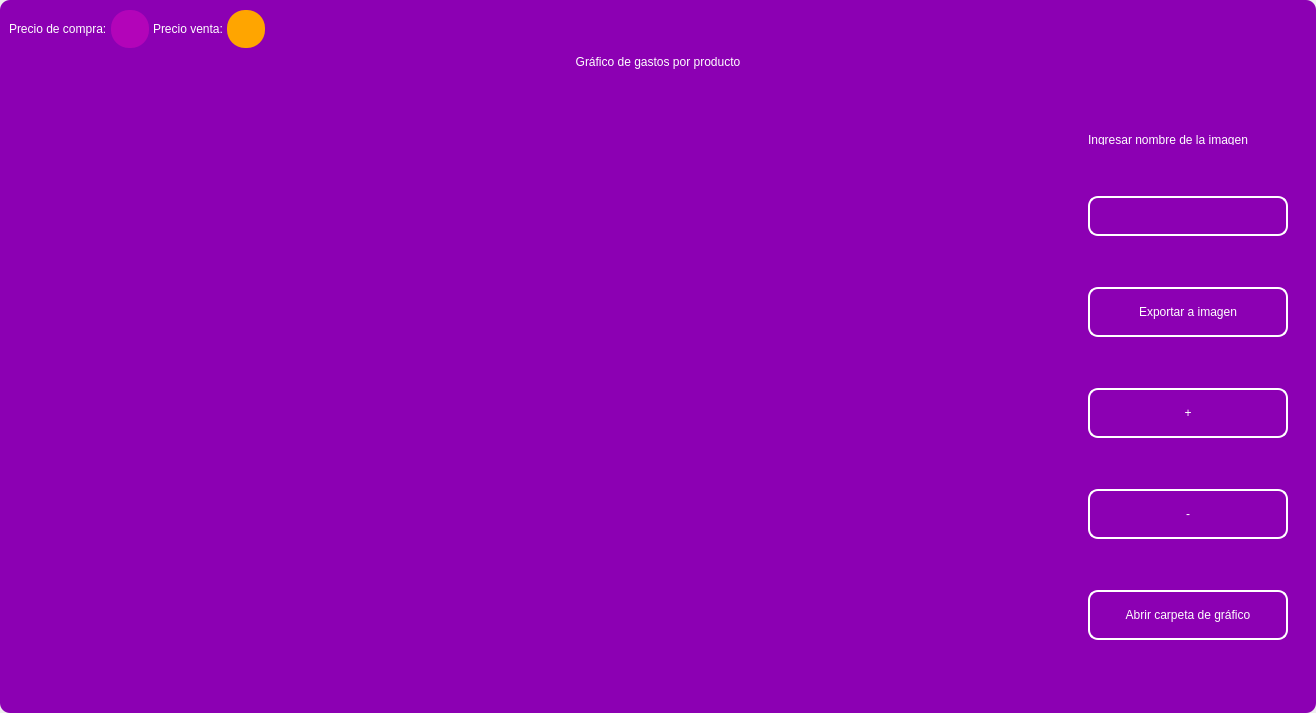
<?xml version="1.0" encoding="UTF-8"?>
<ui version="4.0">
 <class>MainWindow</class>
 <widget class="QMainWindow" name="MainWindow">
  <property name="geometry">
   <rect>
    <x>0</x>
    <y>0</y>
    <width>1316</width>
    <height>713</height>
   </rect>
  </property>
  <property name="windowTitle">
   <string>MainWindow</string>
  </property>
  <property name="styleSheet">
   <string notr="true"/>
  </property>
  <widget class="QWidget" name="centralwidget">
   <property name="styleSheet">
    <string notr="true"/>
   </property>
   <layout class="QVBoxLayout" name="verticalLayout">
    <property name="spacing">
     <number>0</number>
    </property>
    <property name="leftMargin">
     <number>0</number>
    </property>
    <property name="topMargin">
     <number>0</number>
    </property>
    <property name="rightMargin">
     <number>0</number>
    </property>
    <property name="bottomMargin">
     <number>0</number>
    </property>
    <item>
     <widget class="QFrame" name="frame">
      <property name="enabled">
       <bool>true</bool>
      </property>
      <property name="styleSheet">
       <string notr="true">
QFrame {
border-radius:10px;
background-color: rgb(140, 0, 179);

 }
</string>
      </property>
      <property name="frameShape">
       <enum>QFrame::StyledPanel</enum>
      </property>
      <property name="frameShadow">
       <enum>QFrame::Raised</enum>
      </property>
      <layout class="QVBoxLayout" name="verticalLayout_2">
       <item>
        <widget class="QFrame" name="frame_superior">
         <property name="minimumSize">
          <size>
           <width>0</width>
           <height>40</height>
          </size>
         </property>
         <property name="maximumSize">
          <size>
           <width>16777215</width>
           <height>40</height>
          </size>
         </property>
         <property name="styleSheet">
          <string notr="true">QPushButton{
border-radius:18px;
}

QPushButton:hover{
	background-color: rgb(0, 0, 0);
}
</string>
         </property>
         <property name="frameShape">
          <enum>QFrame::StyledPanel</enum>
         </property>
         <property name="frameShadow">
          <enum>QFrame::Raised</enum>
         </property>
         <layout class="QHBoxLayout" name="horizontalLayout_3">
          <property name="spacing">
           <number>4</number>
          </property>
          <property name="leftMargin">
           <number>0</number>
          </property>
          <property name="topMargin">
           <number>0</number>
          </property>
          <property name="rightMargin">
           <number>0</number>
          </property>
          <property name="bottomMargin">
           <number>0</number>
          </property>
          <item>
           <widget class="QLabel" name="label_3">
            <property name="styleSheet">
             <string notr="true">color: rgb(255, 255, 255);
font: 15pt &quot;MS Shell Dlg 2&quot;;</string>
            </property>
            <property name="text">
             <string>Precio de compra:</string>
            </property>
           </widget>
          </item>
          <item>
           <widget class="QPushButton" name="btn_exit_2">
            <property name="minimumSize">
             <size>
              <width>38</width>
              <height>38</height>
             </size>
            </property>
            <property name="maximumSize">
             <size>
              <width>38</width>
              <height>38</height>
             </size>
            </property>
            <property name="cursor">
             <cursorShape>ArrowCursor</cursorShape>
            </property>
            <property name="styleSheet">
             <string notr="true">background-color: #b304b9;</string>
            </property>
            <property name="text">
             <string/>
            </property>
            <property name="iconSize">
             <size>
              <width>35</width>
              <height>35</height>
             </size>
            </property>
           </widget>
          </item>
          <item>
           <widget class="QLabel" name="label_4">
            <property name="styleSheet">
             <string notr="true">color: rgb(255, 255, 255);
font: 15pt &quot;MS Shell Dlg 2&quot;;</string>
            </property>
            <property name="text">
             <string>Precio venta:</string>
            </property>
           </widget>
          </item>
          <item>
           <widget class="QPushButton" name="btn_exit_3">
            <property name="minimumSize">
             <size>
              <width>38</width>
              <height>38</height>
             </size>
            </property>
            <property name="maximumSize">
             <size>
              <width>38</width>
              <height>38</height>
             </size>
            </property>
            <property name="cursor">
             <cursorShape>ArrowCursor</cursorShape>
            </property>
            <property name="styleSheet">
             <string notr="true">background-color: #FFA500;</string>
            </property>
            <property name="text">
             <string/>
            </property>
            <property name="iconSize">
             <size>
              <width>35</width>
              <height>35</height>
             </size>
            </property>
           </widget>
          </item>
          <item>
           <spacer name="horizontalSpacer_2">
            <property name="orientation">
             <enum>Qt::Horizontal</enum>
            </property>
            <property name="sizeHint" stdset="0">
             <size>
              <width>443</width>
              <height>20</height>
             </size>
            </property>
           </spacer>
          </item>
          <item>
           <widget class="QPushButton" name="btn_exit">
            <property name="minimumSize">
             <size>
              <width>38</width>
              <height>38</height>
             </size>
            </property>
            <property name="maximumSize">
             <size>
              <width>38</width>
              <height>38</height>
             </size>
            </property>
            <property name="cursor">
             <cursorShape>PointingHandCursor</cursorShape>
            </property>
            <property name="text">
             <string/>
            </property>
            <property name="iconSize">
             <size>
              <width>35</width>
              <height>35</height>
             </size>
            </property>
           </widget>
          </item>
          <item>
           <widget class="QPushButton" name="bt_minimizar">
            <property name="minimumSize">
             <size>
              <width>38</width>
              <height>38</height>
             </size>
            </property>
            <property name="maximumSize">
             <size>
              <width>38</width>
              <height>38</height>
             </size>
            </property>
            <property name="cursor">
             <cursorShape>PointingHandCursor</cursorShape>
            </property>
            <property name="text">
             <string/>
            </property>
            <property name="icon">
             <iconset>
              <normaloff>image/minus.svg</normaloff>image/minus.svg</iconset>
            </property>
            <property name="iconSize">
             <size>
              <width>38</width>
              <height>38</height>
             </size>
            </property>
           </widget>
          </item>
          <item>
           <widget class="QPushButton" name="bt_maximizar">
            <property name="minimumSize">
             <size>
              <width>38</width>
              <height>38</height>
             </size>
            </property>
            <property name="maximumSize">
             <size>
              <width>38</width>
              <height>38</height>
             </size>
            </property>
            <property name="cursor">
             <cursorShape>PointingHandCursor</cursorShape>
            </property>
            <property name="text">
             <string/>
            </property>
            <property name="icon">
             <iconset>
              <normaloff>image/chevron-up.svg</normaloff>image/chevron-up.svg</iconset>
            </property>
            <property name="iconSize">
             <size>
              <width>38</width>
              <height>38</height>
             </size>
            </property>
           </widget>
          </item>
          <item>
           <widget class="QPushButton" name="bt_restaurar">
            <property name="minimumSize">
             <size>
              <width>38</width>
              <height>38</height>
             </size>
            </property>
            <property name="maximumSize">
             <size>
              <width>38</width>
              <height>38</height>
             </size>
            </property>
            <property name="cursor">
             <cursorShape>PointingHandCursor</cursorShape>
            </property>
            <property name="text">
             <string/>
            </property>
            <property name="icon">
             <iconset>
              <normaloff>image/chevron-down.svg</normaloff>image/chevron-down.svg</iconset>
            </property>
            <property name="iconSize">
             <size>
              <width>38</width>
              <height>38</height>
             </size>
            </property>
           </widget>
          </item>
          <item>
           <widget class="QPushButton" name="bt_cerrar">
            <property name="minimumSize">
             <size>
              <width>38</width>
              <height>38</height>
             </size>
            </property>
            <property name="maximumSize">
             <size>
              <width>38</width>
              <height>38</height>
             </size>
            </property>
            <property name="cursor">
             <cursorShape>PointingHandCursor</cursorShape>
            </property>
            <property name="text">
             <string/>
            </property>
            <property name="icon">
             <iconset>
              <normaloff>image/x.svg</normaloff>image/x.svg</iconset>
            </property>
            <property name="iconSize">
             <size>
              <width>38</width>
              <height>38</height>
             </size>
            </property>
           </widget>
          </item>
         </layout>
        </widget>
       </item>
       <item>
        <widget class="QLabel" name="label">
         <property name="styleSheet">
          <string notr="true">font: 30pt &quot;MS Shell Dlg 2&quot;;
color: rgb(255, 255, 255);</string>
         </property>
         <property name="text">
          <string>Gráfico de gastos por producto</string>
         </property>
         <property name="alignment">
          <set>Qt::AlignCenter</set>
         </property>
        </widget>
       </item>
       <item>
        <widget class="QFrame" name="frame_3">
         <property name="minimumSize">
          <size>
           <width>0</width>
           <height>0</height>
          </size>
         </property>
         <property name="frameShape">
          <enum>QFrame::StyledPanel</enum>
         </property>
         <property name="frameShadow">
          <enum>QFrame::Raised</enum>
         </property>
         <layout class="QHBoxLayout" name="horizontalLayout_4">
          <property name="leftMargin">
           <number>9</number>
          </property>
          <property name="topMargin">
           <number>9</number>
          </property>
          <property name="rightMargin">
           <number>9</number>
          </property>
          <item>
           <widget class="QGraphicsView" name="graphics_view">
            <property name="dragMode">
             <enum>QGraphicsView::NoDrag</enum>
            </property>
            <property name="transformationAnchor">
             <enum>QGraphicsView::NoAnchor</enum>
            </property>
           </widget>
          </item>
          <item>
           <layout class="QVBoxLayout" name="verticalLayout_4">
            <property name="spacing">
             <number>10</number>
            </property>
            <property name="sizeConstraint">
             <enum>QLayout::SetDefaultConstraint</enum>
            </property>
            <property name="leftMargin">
             <number>10</number>
            </property>
            <property name="topMargin">
             <number>10</number>
            </property>
            <property name="rightMargin">
             <number>10</number>
            </property>
            <property name="bottomMargin">
             <number>10</number>
            </property>
            <item>
             <widget class="QLabel" name="label_2">
              <property name="minimumSize">
               <size>
                <width>10</width>
                <height>10</height>
               </size>
              </property>
              <property name="maximumSize">
               <size>
                <width>500</width>
                <height>10</height>
               </size>
              </property>
              <property name="styleSheet">
               <string notr="true">color: rgb(255, 255, 255);
font: 10pt &quot;MS Shell Dlg 2&quot;;</string>
              </property>
              <property name="text">
               <string>Ingresar nombre de la imagen</string>
              </property>
             </widget>
            </item>
            <item>
             <widget class="QLineEdit" name="name_imagetxt">
              <property name="sizePolicy">
               <sizepolicy hsizetype="Fixed" vsizetype="Fixed">
                <horstretch>0</horstretch>
                <verstretch>0</verstretch>
               </sizepolicy>
              </property>
              <property name="minimumSize">
               <size>
                <width>200</width>
                <height>35</height>
               </size>
              </property>
              <property name="maximumSize">
               <size>
                <width>150</width>
                <height>40</height>
               </size>
              </property>
              <property name="styleSheet">
               <string notr="true">QLabel {
	color: rgb(255, 255, 254);
	font: 12pt &quot;Arial&quot;;
	background-color: rgba(0, 0, 0,0);
}

QTextEdit{
background-color: rgba(0, 0, 0,0);
border-radius:10px; 
font: 12pt &quot;Arial&quot;;
color: rgb(255, 255, 254);
border: 2px solid  rgb(255, 255, 255);

}

QTextEdit:hover{
background-color: rgba(0, 0, 0,0);
border-radius:10px; 
font: 12pt &quot;Arial&quot;;
border: 2px solid  rgb(120, 0, 171);
}

QTextEdit:focus{
background-color: rgb(0, 0, 0);
border-radius:10px; 
font: 12pt &quot;Arial&quot;;
border: 2px solid rgb(120, 0, 171);
}

QLineEdit{
background-color: rgba(0, 0, 0,0);
border-radius:10px; 
font: 12pt &quot;Arial&quot;;
color: rgb(255, 255, 254);
border: 2px solid  rgb(255, 255, 255);

}

QLineEdit:hover{
background-color: rgba(0, 0, 0,0);
border-radius:10px; 
font: 12pt &quot;Arial&quot;;
border: 2px solid  rgb(120, 0, 171);
}

QLineEdit:focus{
background-color: rgb(0, 0, 0);
border-radius:10px; 
font: 12pt &quot;Arial&quot;;
border: 2px solid rgb(120, 0, 171);
}

QCheckBox{
	font: 12pt &quot;Arial&quot;;
	color: rgb(255, 255, 255);
}

QCheckBox::indicator {
    width: 18px;
    height:18px;
}

QCheckBox::indicator:unchecked {
   background-image: url(image/square.svg);
}

QCheckBox::indicator:checked {
   background-image: url(image/check-square.svg);
}

QPushButton{
border-radius:10px; 
font: 12pt &quot;Arial&quot;;
color: rgb(255, 255, 254);
border: 2px solid #ffffff;
}

QPushButton:hover{
border-radius:10px; 
font: 12pt &quot;Arial&quot;;
color: rgb(255, 255, 255);
border: 2px solid rgb(120, 0, 171);
	background-color: rgb(120, 0, 171);
}
</string>
              </property>
              <property name="alignment">
               <set>Qt::AlignLeading|Qt::AlignLeft|Qt::AlignVCenter</set>
              </property>
             </widget>
            </item>
            <item>
             <widget class="QPushButton" name="btn_export_image">
              <property name="minimumSize">
               <size>
                <width>50</width>
                <height>40</height>
               </size>
              </property>
              <property name="maximumSize">
               <size>
                <width>300</width>
                <height>50</height>
               </size>
              </property>
              <property name="cursor">
               <cursorShape>PointingHandCursor</cursorShape>
              </property>
              <property name="styleSheet">
               <string notr="true">QPushButton{
border-radius:10px; 
font: 12pt &quot;Arial&quot;;
color: rgb(255, 255, 254);
border: 2px solid #ffffff;
}

QPushButton:hover{
border-radius:10px; 
font: 12pt &quot;Arial&quot;;
color: rgb(255, 255, 255);
border: 2px solid rgb(120, 0, 171);
	background-color: rgb(120, 0, 171);
}</string>
              </property>
              <property name="text">
               <string>Exportar a imagen</string>
              </property>
              <property name="iconSize">
               <size>
                <width>35</width>
                <height>35</height>
               </size>
              </property>
             </widget>
            </item>
            <item>
             <widget class="QPushButton" name="zoom_in_button">
              <property name="minimumSize">
               <size>
                <width>0</width>
                <height>40</height>
               </size>
              </property>
              <property name="maximumSize">
               <size>
                <width>300</width>
                <height>50</height>
               </size>
              </property>
              <property name="cursor">
               <cursorShape>PointingHandCursor</cursorShape>
              </property>
              <property name="styleSheet">
               <string notr="true">QPushButton{
border-radius:10px; 
font: 20pt &quot;Arial&quot;;
color: rgb(255, 255, 254);
border: 2px solid #ffffff;
}

QPushButton:hover{
border-radius:10px; 
font: 12pt &quot;Arial&quot;;
color: rgb(255, 255, 255);
border: 2px solid rgb(120, 0, 171);
	background-color: rgb(120, 0, 171);
}</string>
              </property>
              <property name="text">
               <string>+</string>
              </property>
              <property name="iconSize">
               <size>
                <width>35</width>
                <height>35</height>
               </size>
              </property>
             </widget>
            </item>
            <item>
             <widget class="QPushButton" name="zoom_out_button">
              <property name="minimumSize">
               <size>
                <width>0</width>
                <height>40</height>
               </size>
              </property>
              <property name="maximumSize">
               <size>
                <width>300</width>
                <height>50</height>
               </size>
              </property>
              <property name="cursor">
               <cursorShape>PointingHandCursor</cursorShape>
              </property>
              <property name="styleSheet">
               <string notr="true">QPushButton{
border-radius:10px; 
font: 20pt &quot;Arial&quot;;
color: rgb(255, 255, 254);
border: 2px solid #ffffff;
}

QPushButton:hover{
border-radius:10px; 
font: 12pt &quot;Arial&quot;;
color: rgb(255, 255, 255);
border: 2px solid rgb(120, 0, 171);
	background-color: rgb(120, 0, 171);
}</string>
              </property>
              <property name="text">
               <string>-</string>
              </property>
              <property name="iconSize">
               <size>
                <width>35</width>
                <height>35</height>
               </size>
              </property>
             </widget>
            </item>
            <item>
             <widget class="QPushButton" name="open_explore_file">
              <property name="minimumSize">
               <size>
                <width>0</width>
                <height>40</height>
               </size>
              </property>
              <property name="maximumSize">
               <size>
                <width>300</width>
                <height>50</height>
               </size>
              </property>
              <property name="cursor">
               <cursorShape>PointingHandCursor</cursorShape>
              </property>
              <property name="styleSheet">
               <string notr="true">QPushButton{
border-radius:10px; 
font: 12pt &quot;Arial&quot;;
color: rgb(255, 255, 254);
border: 2px solid #ffffff;
}

QPushButton:hover{
border-radius:10px; 
font: 12pt &quot;Arial&quot;;
color: rgb(255, 255, 255);
border: 2px solid rgb(120, 0, 171);
	background-color: rgb(120, 0, 171);
}</string>
              </property>
              <property name="text">
               <string>Abrir carpeta de gráfico</string>
              </property>
              <property name="iconSize">
               <size>
                <width>35</width>
                <height>35</height>
               </size>
              </property>
             </widget>
            </item>
           </layout>
          </item>
         </layout>
        </widget>
       </item>
      </layout>
     </widget>
    </item>
   </layout>
  </widget>
 </widget>
 <resources/>
 <connections/>
</ui>
